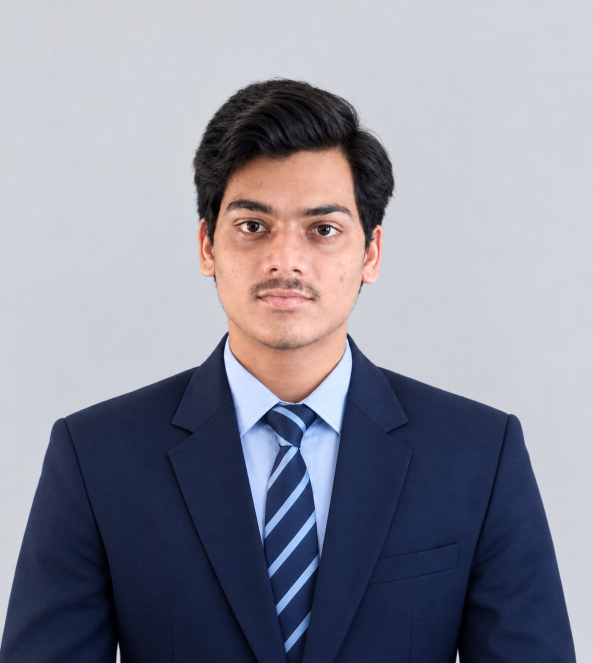
#> input picture source/source-photo.png, 1186 x 1326 px (shown at 1/2 size)
$ python make_ascii_svg.py ../source/source-photo.png ../source/source-photo.png ../source/source-photo.png 100
#> lines starting #> are read from the running program, lines starting #| are printed output that depends on the picture
#!/usr/bin/env python3
"""
Generate a recognizable ASCII portrait SVG from a processed photo.
Creates both animated and static versions.
"""

import sys
from pathlib import Path

try:
    from PIL import Image, ImageEnhance, ImageOps
except ImportError:
    print("ERROR: Pillow not installed. Run: pip install pillow")
    sys.exit(1)

# Dense-to-light ramp. Dark pixels use dense characters.
RAMP = "@%#*+=-:. `"
BG_COLOR = "#0d1117"
TEXT_COLOR = "#c9d1d9"


def image_to_ascii(image_path: str, width: int = 100) -> list[str]:
    """Convert an image to ASCII while preserving its prepared aspect ratio."""
    img = Image.open(image_path).convert("L")

    # The preparation step already compensates for terminal character height.
    # Do NOT apply a second 0.5 height correction here; that was squashing faces.
    original_width, original_height = img.size
    if original_width != width:
        height = max(1, round(original_height * width / original_width))
        img = img.resize((width, height), Image.Resampling.LANCZOS)

    # Improve tonal separation so facial features survive ASCII quantization.
    img = ImageOps.autocontrast(img, cutoff=1)
    img = ImageEnhance.Contrast(img).enhance(1.25)

    ascii_lines: list[str] = []
    levels = len(RAMP) - 1
    for y in range(img.height):
        line = []
        for x in range(img.width):
            pixel = img.getpixel((x, y))
            # Dark = dense character, bright = sparse character.
            index = round((255 - pixel) / 255 * levels)
            index = max(0, min(index, levels))
            line.append(RAMP[index])
        ascii_lines.append("".join(line).rstrip())

    return ascii_lines


def _svg_header(svg_width: int, svg_height: int, animated: bool) -> str:
    description = (
        "Terminal-style ASCII art portrait with row-by-row reveal animation"
        if animated else
        "Terminal-style ASCII art portrait"
    )
    return f'''<?xml version="1.0" encoding="UTF-8"?>
<svg width="{svg_width}" height="{svg_height}" viewBox="0 0 {svg_width} {svg_height}" xmlns="http://www.w3.org/2000/svg">
  <title>ASCII portrait</title>
  <desc>{description}</desc>
  <rect width="100%" height="100%" fill="{BG_COLOR}"/>
  <g font-family="'SF Mono', 'Monaco', 'Inconsolata', 'Fira Code', monospace" font-size="14" fill="{TEXT_COLOR}" xml:space="preserve">
'''


def _escape(text: str) -> str:
    return text.replace("&", "&amp;").replace("<", "&lt;").replace(">", "&gt;")


def generate_animated_svg(ascii_lines: list[str], output_path: str) -> str:
    output_path = Path(output_path)
    output_path.parent.mkdir(parents=True, exist_ok=True)

    num_rows = len(ascii_lines)
    max_line_len = max((len(line) for line in ascii_lines), default=80)
    char_width = 8.4
    char_height = 16
    padding = 20
    svg_width = int(max_line_len * char_width + padding * 2)
    svg_height = int(num_rows * char_height + padding * 2)

    svg_content = _svg_header(svg_width, svg_height, True)
    for i, line in enumerate(ascii_lines):
        y = padding + 14 + i * char_height
        delay = i * 0.015
        clip_id = f"clip-row-{i}"
        line_width = max(1, len(line)) * char_width
        svg_content += f'''    <defs>
      <clipPath id="{clip_id}">
        <rect x="{padding}" y="{y - char_height + 4}" width="0" height="{char_height + 2}">
          <animate attributeName="width" from="0" to="{line_width + 10}" dur="0.18s" begin="{delay:.3f}s" fill="freeze"/>
        </rect>
      </clipPath>
    </defs>
    <text x="{padding}" y="{y}" clip-path="url(#{clip_id})">{_escape(line)}</text>
'''

    svg_content += "  </g>\n</svg>"
    output_path.write_text(svg_content, encoding="utf-8")
    return str(output_path)


def generate_static_svg(ascii_lines: list[str], output_path: str) -> str:
    output_path = Path(output_path)
    output_path.parent.mkdir(parents=True, exist_ok=True)

    num_rows = len(ascii_lines)
    max_line_len = max((len(line) for line in ascii_lines), default=80)
    char_width = 8.4
    char_height = 16
    padding = 20
    svg_width = int(max_line_len * char_width + padding * 2)
    svg_height = int(num_rows * char_height + padding * 2)

    svg_content = _svg_header(svg_width, svg_height, False)
    for i, line in enumerate(ascii_lines):
        y = padding + 14 + i * char_height
        svg_content += f'    <text x="{padding}" y="{y}">{_escape(line)}</text>\n'

    svg_content += "  </g>\n</svg>"
    output_path.write_text(svg_content, encoding="utf-8")
    return str(output_path)


def generate_ascii_portrait(
    image_path: str,
    animated_output: str | None = None,
    static_output: str | None = None,
    width: int = 100,
) -> tuple[str, str]:
    """Generate animated and static ASCII portrait SVGs."""
    image_path = Path(image_path)
    if not image_path.exists():
        raise FileNotFoundError(f"Image not found: {image_path}")

    if animated_output is None:
        animated_output = image_path.parent.parent / "assets" / "ascii" / "portrait.svg"
    if static_output is None:
        static_output = image_path.parent.parent / "assets" / "ascii" / "portrait-static.svg"

    print(f"Converting image to ASCII (width={width})...")
    ascii_lines = image_to_ascii(str(image_path), width)
#> in image_to_ascii, `img = Image.open(image_path).convert("L")`:
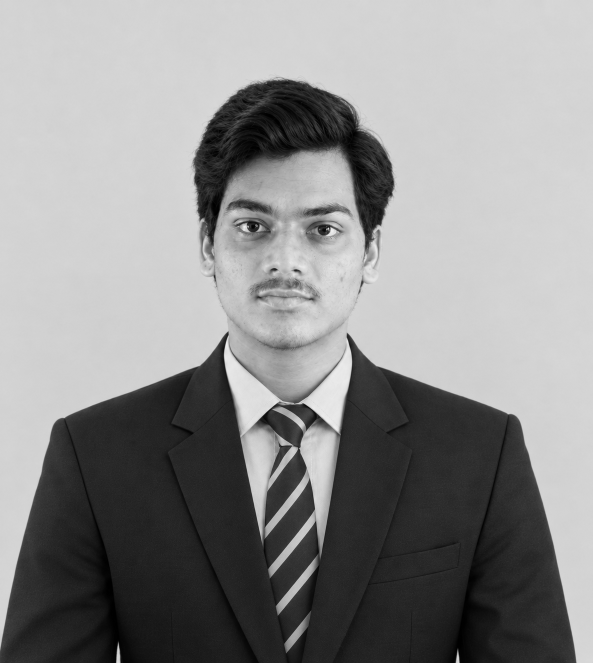
#> img: PIL image 1186x1326 L (shown at 1/2 size); min 0, max 244, mean 141.7
#> in image_to_ascii, `img = img.resize((width, height), Image.Resampling.LANCZOS)`:
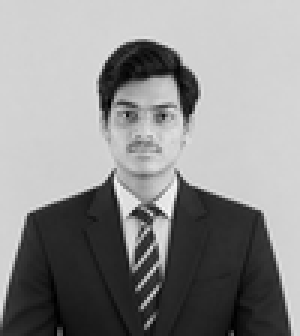
#> img: PIL image 100x112 L (shown 3 times larger); min 0, max 250, mean 141.7
#> in image_to_ascii, `img = ImageOps.autocontrast(img, cutoff=1)`:
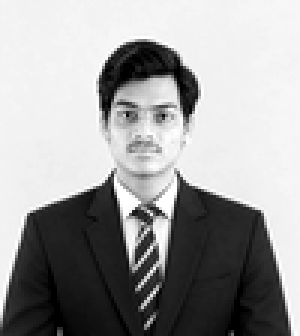
#> img: PIL image 100x112 L (shown 3 times larger); min 0, max 255, mean 158
#> in image_to_ascii, `img = ImageEnhance.Contrast(img).enhance(1.25)`:
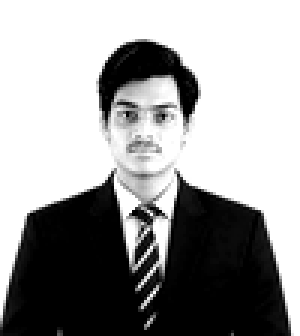
#> img: PIL image 100x112 L (shown 3 times larger); min 0, max 255, mean 155.9
#> after the loop in image_to_ascii, `for y in range(img.height):`: ascii_lines = 112 items
#> ascii_lines = 112 items

    print("Generating animated SVG...")
    animated_path = generate_animated_svg(ascii_lines, animated_output)
#> in generate_animated_svg, `num_rows = len(ascii_lines)`: num_rows = 112
#> in generate_animated_svg, `max_line_len = max((len(line) for line in ascii_lines), default=80)`: max_line_len = 100
#> in generate_animated_svg, `svg_width = int(max_line_len * char_width + padding * 2)`: svg_width = 880
#> in generate_animated_svg, `svg_height = int(num_rows * char_height + padding * 2)`: svg_height = 1832
#> the loop in generate_animated_svg, `for i, line in enumerate(ascii_lines):` made 112 passes
#> (y, delay, clip_id) on passes 1 to 12: (34, 0, 'clip-row-0'), (50, 0.015, 'clip-row-1'), (66, 0.03, 'clip-row-2'), (82, 0.045, 'clip-row-3'), (98, 0.06, 'clip-row-4'), (114, 0.075, 'clip-row-5'), (130, 0.09, 'clip-row-6'), (146, 0.105, 'clip-row-7'), (162, 0.12, 'clip-row-8'), (178, 0.135, 'clip-row-9'), (194, 0.15, 'clip-row-10'), (210, 0.165, 'clip-row-11')
#> animated_path = '../source/source-photo.png'
    print(f"Saved: {animated_path}")
#| Saved: ../source/source-photo.png

    print("Generating static SVG...")
    static_path = generate_static_svg(ascii_lines, static_output)
#> in generate_static_svg, `num_rows = len(ascii_lines)`: num_rows = 112
#> in generate_static_svg, `max_line_len = max((len(line) for line in ascii_lines), default=80)`: max_line_len = 100
#> in generate_static_svg, `svg_width = int(max_line_len * char_width + padding * 2)`: svg_width = 880
#> in generate_static_svg, `svg_height = int(num_rows * char_height + padding * 2)`: svg_height = 1832
#> the loop in generate_static_svg, `for i, line in enumerate(ascii_lines):` made 112 passes
#> y on passes 1 to 12: 34, 50, 66, 82, 98, 114, 130, 146, 162, 178, 194, 210
#> static_path = '../source/source-photo.png'
    print(f"Saved: {static_path}")
#| Saved: ../source/source-photo.png

    return animated_path, static_path


if __name__ == "__main__":
    if len(sys.argv) < 2:
        print("Usage: python make_ascii_svg.py <processed-image.png> [animated.svg] [static.svg] [width]")
        print("  width: ASCII width in characters (default: 100)")
        sys.exit(1)

    input_file = sys.argv[1]
    anim_file = sys.argv[2] if len(sys.argv) > 2 else None
    static_file = sys.argv[3] if len(sys.argv) > 3 else None
    ascii_width = int(sys.argv[4]) if len(sys.argv) > 4 else 100

    generate_ascii_portrait(input_file, anim_file, static_file, ascii_width)
    print("\nDone!")
